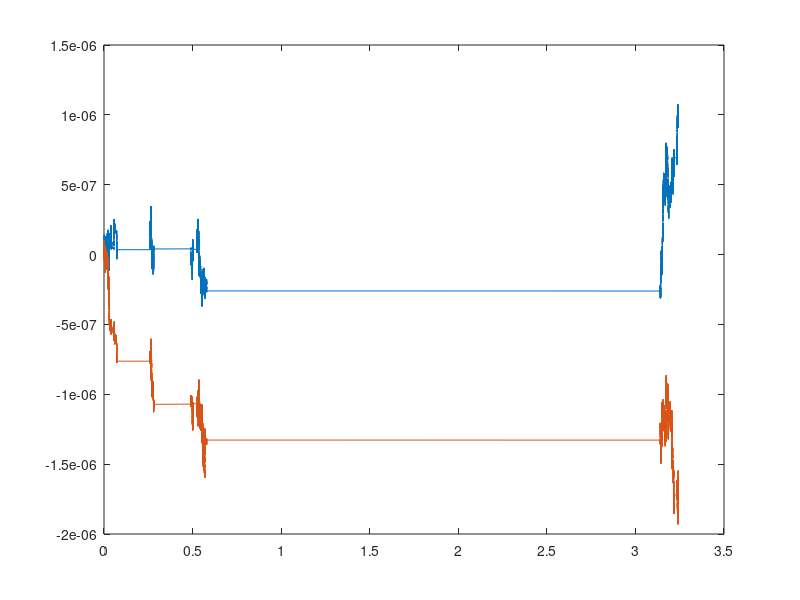

Write MATLAB code to recreate this figure.
%CTRW

%Simulera CTRW
n=1;% Antal partiklar
R=900000;%Anpassas efter hur alpha v?ljs

%Generera v?ntetider, lite hokus pokus och sopande under mattan
F_i=@(U,eps,alpha,A)(eps^(-alpha)-alpha*U/A).^(-1/alpha); %Invers CDF, CDF=tau^-(1+alpha)
alpha=0.70; %Anpassningsbar parameter
eps=1e-9; %Minsta m?jliga v?ntetid
A=alpha*eps^alpha; %Normeringskonstant
U=rand(R,n);
tau=F_i(U,eps,alpha,A); %V?ntetider
t=cumsum(tau,1); %tid

X = randn(R,2,n)*1e-9;%Normalf?rdelade steg

XY=cumsum(X,1);
plot(t,XY)




